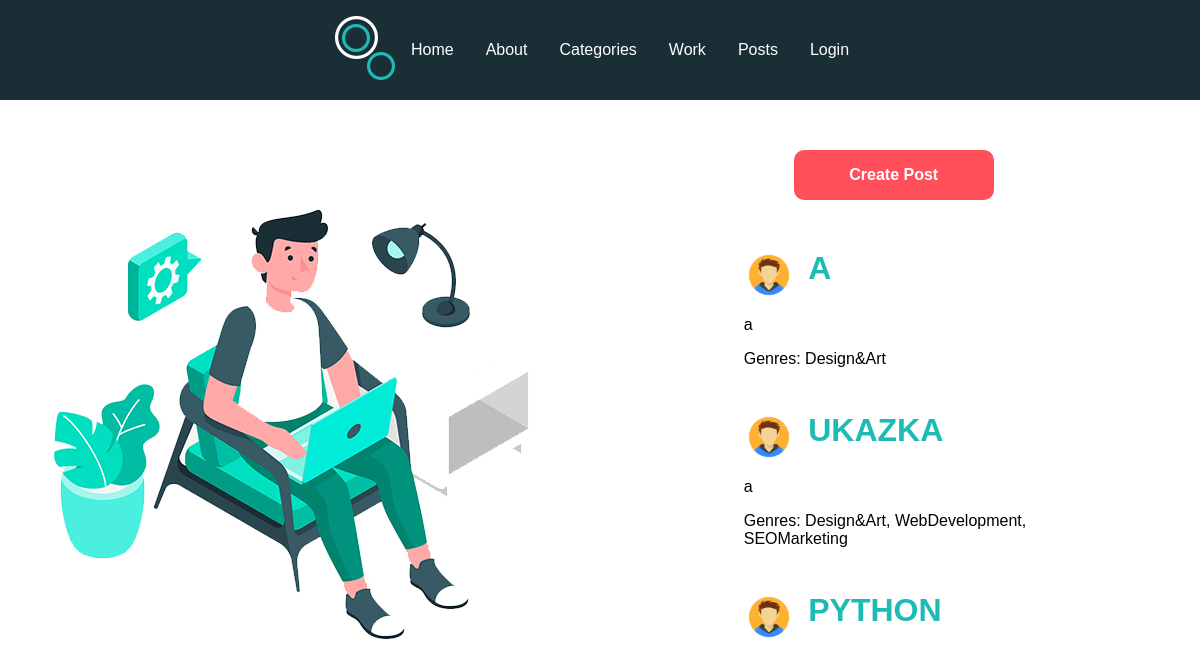
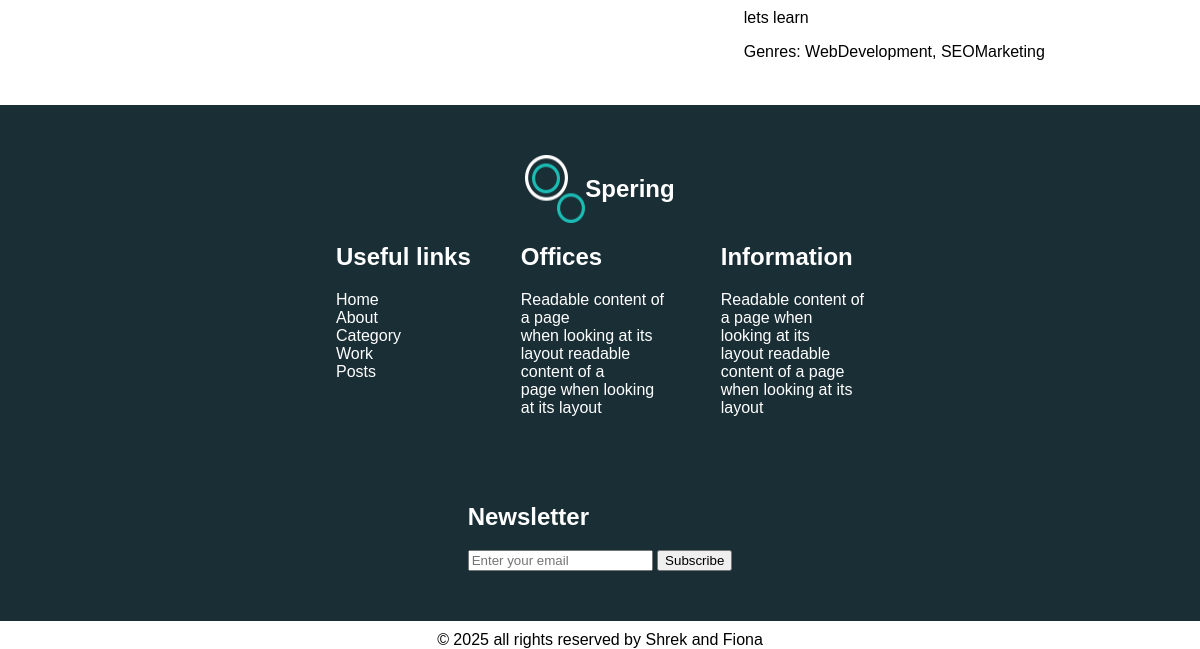
The page /posts/ on the database as committed earlier (2 pictures, top to bottom).
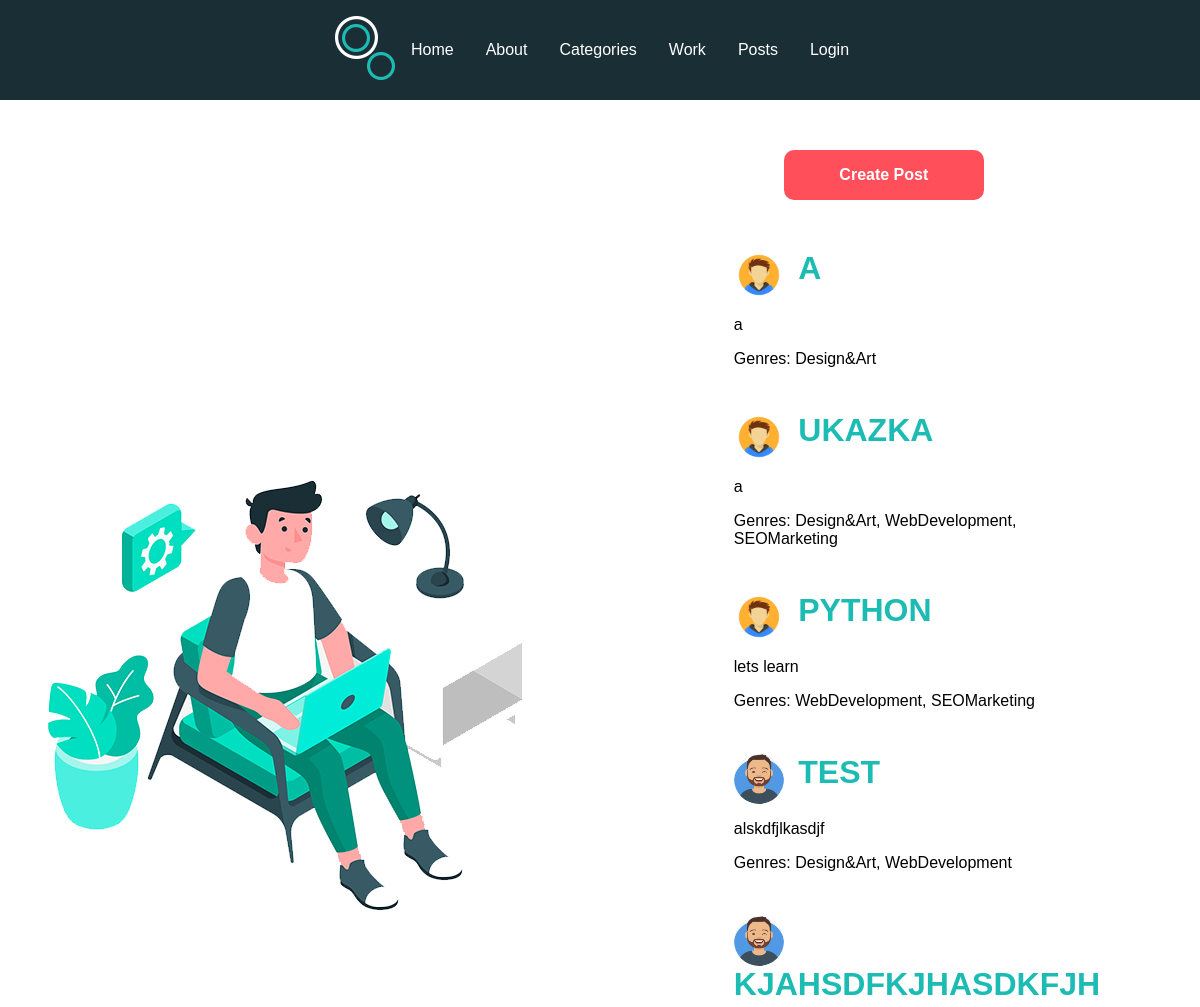
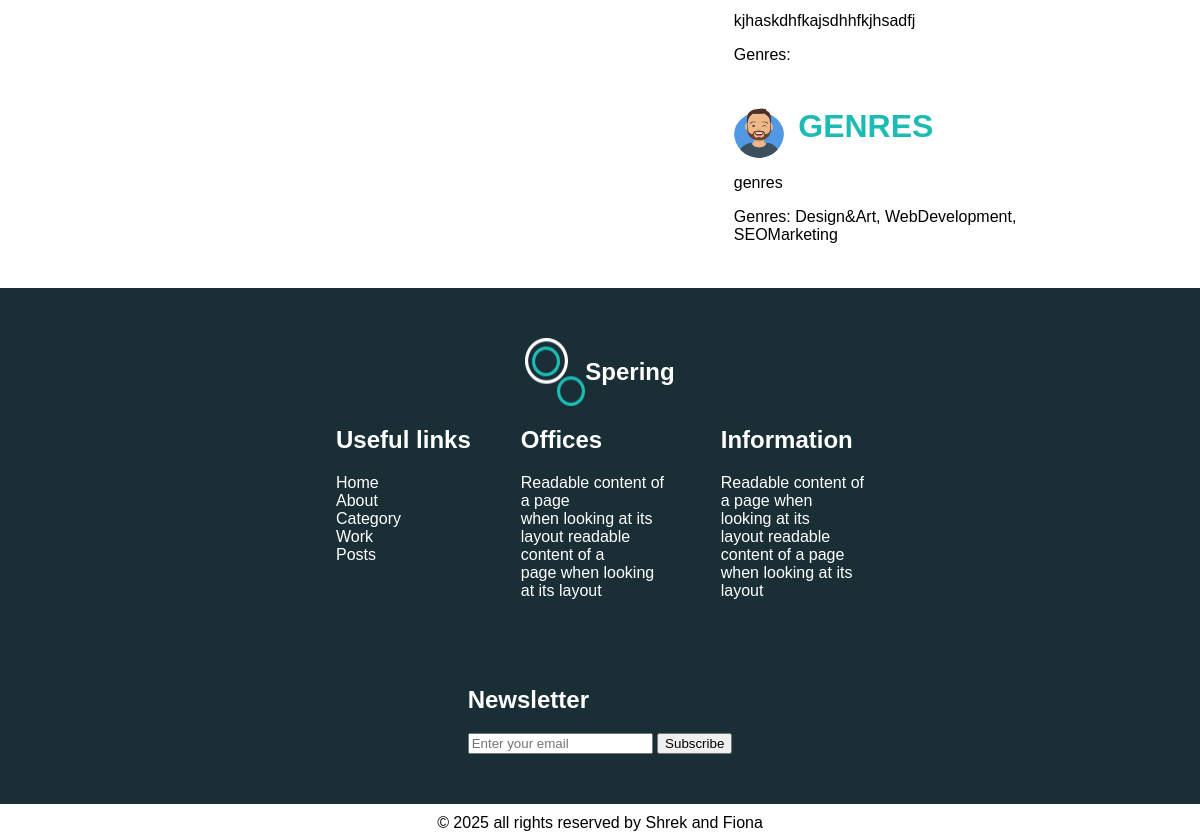
The same page on the database as committed later (2 pictures, top to bottom).
### myApp/models.py (models this page shows, shortened)
class Post(models.Model):
    title = models.CharField(max_length=50)
    author_name = models.ForeignKey(User, on_delete=models.CASCADE)
    content = models.TextField(null=False, blank = False)
    created_at = models.DateTimeField(auto_now_add=True)
    update = models.DateTimeField(auto_now=True)
    genres = models.ManyToManyField(Genre)

class Profile(models.Model):
    user = models.OneToOneField(User, on_delete=models.CASCADE)
    role = models.CharField(max_length=255)
    avatar = models.ImageField(upload_to='avatars/', default='avatars/default-avatar.jpg', blank=True, null=True)

class Genre(models.Model):
    name = models.CharField(max_length=15, unique=True)

### myApp/views.py (the view)
# urls.py: path('posts/', views.posts, name='posts'),
def posts(request):
	posted = Post.objects.all()
	context = {'posts': posted}
	return render(request, "myApp/posts.html", context)

### myApp/templates/myApp/posts.html (shortened to what this page needs)
{% load static %}
<!DOCTYPE html>
<html lang="en">
<head>
    <link rel="stylesheet" href="{% static 'style.css' %}">
</head>
<body>
<div class="grid-layout container">
    {% include 'myApp/header.html' %}
    <div class="sidebar">
        <img src="{% static 'images/experience-img.jpg' %}" class="image indexImage" alt="">
    </div>
    <div class="main">
        <div class="mainText">
            <div>
                <div class="btn">
                    <a href="{% url 'create_post' %}">Create Post </a>
                </div>
                {% for post in posts %}
                    <img src="{{ post.author_name.profile.avatar.url }}" alt="Avatar" class="post-avatar">
                    <a class="postName" href="{% url 'post_detail' post.id %}">{{ post.title }}</a>
                    <p>{{ post.content }}</p>
                    <p>Genres: {% for genre in post.genres.all %}{{ genre.name }}{% if not forloop.last %}, {% endif %}{% endfor %}</p>
                    <pre> </pre>
                {% endfor %}
            </div>
        </div>
    </div>
{% include 'myApp/footer.html' %}
</div>
</body>
</html>

Rows that differ between the two databases and show on the page:
added Post: author_name.profile.avatar (picture), title "TEST", content "alskdfjlkasdjf", Genre (name "Design&Art"), Genre (name "WebDevelopment")
added Post: author_name.profile.avatar (picture), title "KJAHSDFKJHASDKFJH", content "kjhaskdhfkajsdhhfkjhsadfj"
added Post: author_name.profile.avatar (picture), title "GENRES", content "genres", Genre (name "Design&Art"), Genre (name "WebDevelopment"), Genre (name "SEOMarketing")
